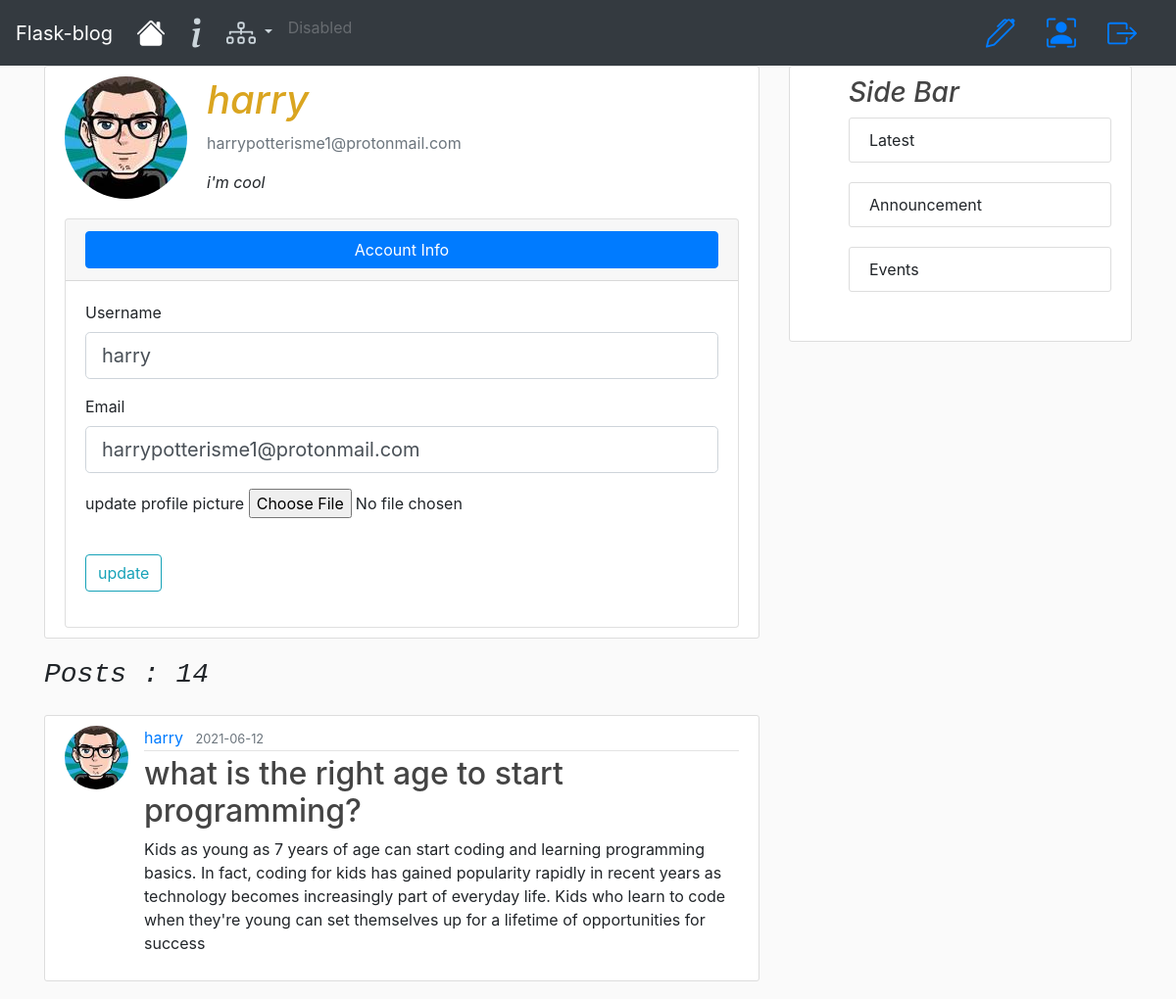
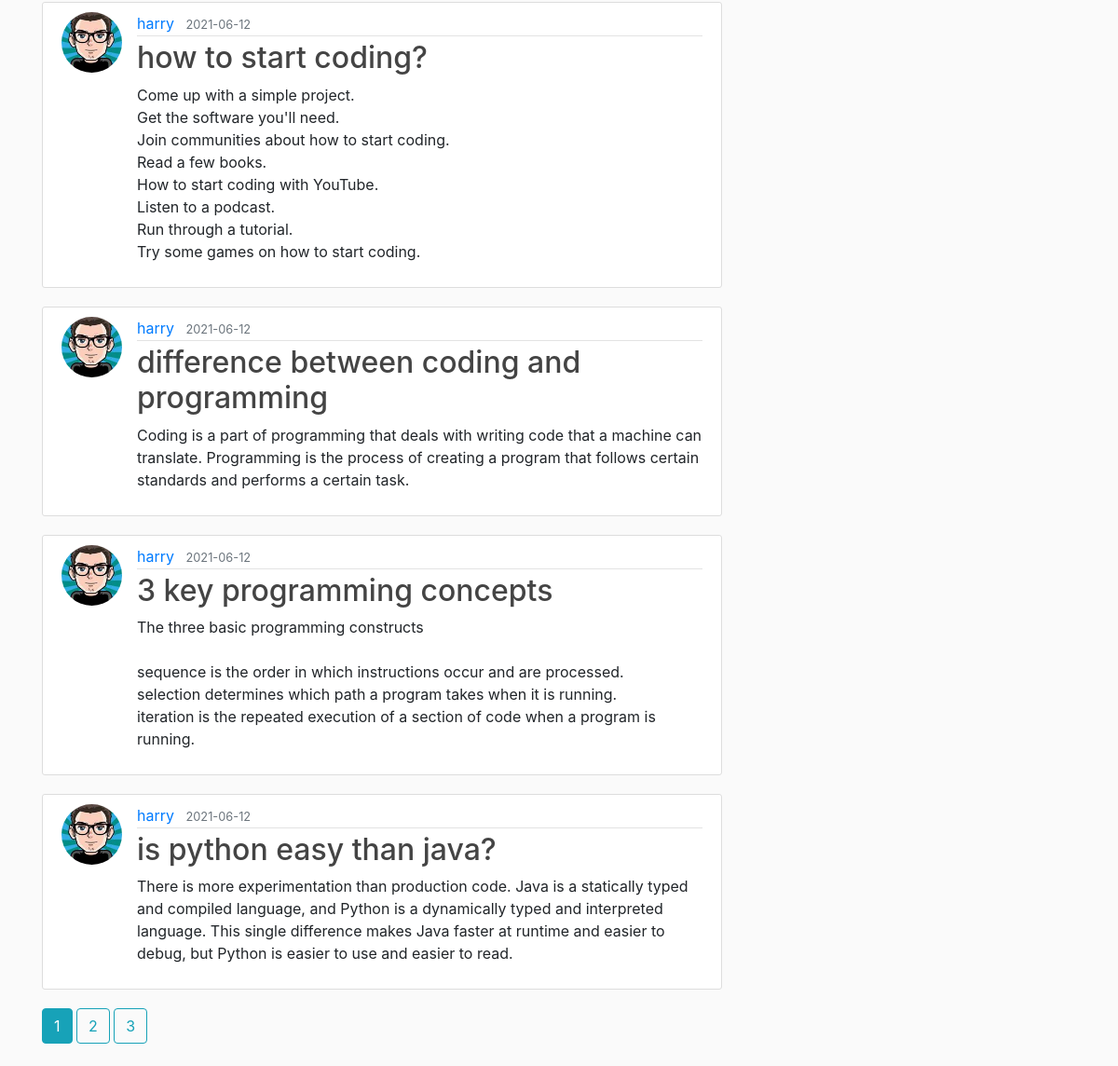
Screenshot of /account/harry (signed in) with the database file from the repository (2 pictures, top to bottom).
### flask_blog/models.py (models this page shows, shortened)
class User(db.Model, UserMixin):
    id = db.Column(db.Integer, primary_key=True)
    username = db.Column(db.String(20), unique=True, nullable=False)
    email = db.Column(db.String(120), unique=True, nullable=False)
    image_file = db.Column(db.String(20), nullable=False, default='default.png')
    password = db.Column(db.String(60), nullable=False)
    posts = db.relationship('Post', backref='author', lazy=False)

class Post(db.Model):
    id = db.Column(db.Integer, primary_key=True)
    title = db.Column(db.String(100), nullable=False)
    date_posted = db.Column(db.DateTime, nullable=False, default=datetime.utcnow)
    content = db.Column(db.Text, nullable=False)
    user_id = db.Column(db.Integer, db.ForeignKey('user.id'), nullable=False)

### flask_blog/users/routes.py (the view)
@users.route('/account/<string:username>', methods=['GET', 'POST'])
@login_required
def account(username):
    posts, user = user_posts(username)
    form = UpdateAccountForm()
    if form.validate_on_submit():
        current_user.username = form.username.data
        current_user.email = form.email.data
        if form.picture.data:
            picture_file = save_picture(form.picture.data)
            current_user.image_file = picture_file
        db.session.commit()
        flash('your account has been updated!', 'success')
        return redirect(url_for('users.account',
            username=current_user.username))
    elif request.method == 'GET':
        form.username.data = current_user.username
        form.email.data = current_user.email
    image_file = url_for('static',
     filename='profile_pics/' + user.image_file)
    return render_template('account.html', title='account',
         image_file=image_file, form=form, posts=posts, user=user)

### flask_blog/users/forms.py (shortened to what this page needs)
class UpdateAccountForm(FlaskForm):
	username = StringField('Username',
	 validators=[Length(min=2, max=20)])
	email = StringField('Email', validators=[Email()])
	picture = FileField('update profile picture',
		validators=[FileAllowed(['jpg', 'png', 'jpeg'])])
	submit = SubmitField('update')

### flask_blog/models.py (called while the page is built)
@login_manager.user_loader
def load_user(user_id):
    return User.query.get(int(user_id))

### flask_blog/users/routes.py (called while the page is built)
def user_posts(username):
    page = request.args.get('page', 1, type=int)
    user = User.query.filter_by(username=username).first_or_404()
    posts = Post.query.filter_by(author=user)\
        .order_by(Post.date_posted.desc())\
        .paginate(page=page, per_page=5)
    return (posts, user)

### flask_blog/templates/account.html (shortened to what this page needs)
{% extends 'layout.html' %}
{% block content %}
	<div class="content-section">
		<div class="media">
			<img class="rounded-circle account-img" src="{{ image_file }}">
			<div class="media-body">
				<h2 class="account-heading"><em style="color: goldenrod;">{{ user.username }}</em></h2>
				<p class="text-secondary">{{ user.email }}</p>
				<p><em>i'm cool</em></p>
			</div>
		</div>
		{% if user.username == current_user.username %}
		  	<div class="card">
		    	<div class="card-header">
	        		<button class="btn btn-block btn-primary" type="button" data-toggle="collapse" data-target="#updateformcollapse" aria-expanded="true" aria-controls="updateformcollapse">Account Info
	        		</button>
		    	</div>
				<div class="collapse show card-body" id='updateformcollapse'>
				    <form method="POST" action="" enctype="multipart/form-data">
				        <fieldset class="form-group">
				            <div class="form-group">
				                {{ form.username.label(class="form-control-label") }}
				                {% if form.username.errors %}
				                    {{ form.username(class="form-control form-control-lg is-invalid") }}
				                    <div class="invalid-feedback">
				                        {% for error in form.username.errors %}
				                            <span>{{ error }}</span>
				                        {% endfor %}
				                    </div>
				                {% else %}
				                    {{ form.username(class="form-control form-control-lg") }}
				                {% endif %}
				            </div>
				            <div class="form-group">
				                {{ form.email.label(class="form-control-label") }}
				                {% if form.email.errors %}
				                    {{ form.email(class="form-control form-control-lg is-invalid") }}
				                    <div class="invalid-feedback">
				                        {% for error in form.email.errors %}
				                            <span>{{ error }}</span>
				                        {% endfor %}
				                    </div>
				                {% else %}
				                    {{ form.email(class="form-control form-control-lg") }}
				                {% endif %}
				            </div>
				            <div class="form-group">
				            	{{ form.picture.label() }}
				            	{{ form.picture(class='form_control_file') }}
				        </fieldset>
				        <div class="form-group">
				            {{ form.submit(class="btn btn-outline-info") }}
				        </div>
				    </form>
				</div>
			</div>
		{% endif %}
	</div>
	<h2 class="mb-4"><em><pre>Posts : {{ posts.total }}</pre></em></h2>
	{% for post in posts.items %}
		<article class="media content-section">
			<img class="rounded-circle article-img" src="{{ url_for('static', filename='profile_pics/'+ post.author.image_file) }}">
			<div class="media-body">
				<div class="article-metadata">
					<a href="#" class="mr-2">{{post.author.username}}</a>
					<small class='text-muted'>{{post.date_posted.strftime('%Y-%m-%d')}}</small>
				</div>
				<h2><a class="article-title" href="{{ url_for('posts.post', post_id=post.id) }}">{{post.title}}</a></h2>
				<p class="article-content">{{post.content}}</p>
			</div>
		</article>
	{% endfor %}
	{% for page_num in posts.iter_pages(left_edge=1, right_edge=1, left_current=1, right_current=2) %}
		{% if page_num %}
			{% if posts.page == page_num %}
				<a class="btn btn-info mb-4" href="{{url_for('users.account', username=user.username, page=page_num)}}">{{ page_num }}</a>
			{% else %}
				<a class="btn btn-outline-info mb-4" href="{{url_for('users.account',username=user.username,  page=page_num)}}">{{ page_num }}</a>
			{% endif %}
		{% else %}
			...
		{% endif %}
	{% endfor %}
{% endblock content %}

### flask_blog/static/main.css (style rules this page uses)
body { background: #fafafa;, color: #333333; margin-top: 5 rem; }
h1,h2,h3,h4,h5,h6 { color: #444444; }
.content-section { background: #ffffff; padding: 10px 20px; border: 1px solid #dddddd; border-radius: 3px; margin-bottom: 20px; }
.article-title { color: #444444; }
.article-content { white-space: pre-line; }
.article-img { height: 65px; width: 65px; margin-right: 16px; }
.article-metadata { padding-bottom: 1px; margin-bottom: 4px; border-bottom: 1px solid #e3e3e3; }
.account-img { height: 125px; width: 125px; margin-right: 20px; margin-bottom: 20px; }
.account-heading { font-size: 2.5rem; }

### rows the page displays
User: username "harry", email "harrypotterisme1@protonmail.com"
Post: image_file (picture), author.username "harry", date_posted "2021-06-12", title "what is the right age to start programming?", content "Kids as young as 7 years of age can start coding and learning programming basics. In fact, coding for kids has gained popularity rapidly in recent years as technology becomes increasingly part of everyday life. Kids who learn to code when they're young can set themselves up for a lifetime of opportunities for success"
Post: image_file (picture), author.username "harry", date_posted "2021-06-12", title "how to start coding?", content "Come up with a simple project. Get the software you'll need. Join communities about how to start coding. Read a few books. How to start coding with YouTube. Listen to a podcast. Run through a tutorial. Try some games on how to start coding."
Post: image_file (picture), author.username "harry", date_posted "2021-06-12", title "difference between coding and programming", content "Coding is a part of programming that deals with writing code that a machine can translate. Programming is the process of creating a program that follows certain standards and performs a certain task."
Post: image_file (picture), author.username "harry", date_posted "2021-06-12", title "3 key programming concepts", content "The three basic programming constructs sequence is the order in which instructions occur and are processed. selection determines which path a program takes when it is running. iteration is the repeated execution of a section of code when a program is running."
Post: image_file (picture), author.username "harry", date_posted "2021-06-12", title "is python easy than java?", content "There is more experimentation than production code. Java is a statically typed and compiled language, and Python is a dynamically typed and interpreted language. This single difference makes Java faster at runtime and easier to debug, but Python is easier to use and easier to read."

### other values shown
{{ posts.total }} "14"
{{ page_num }} "1"
{{ page_num }} "2" "3"
